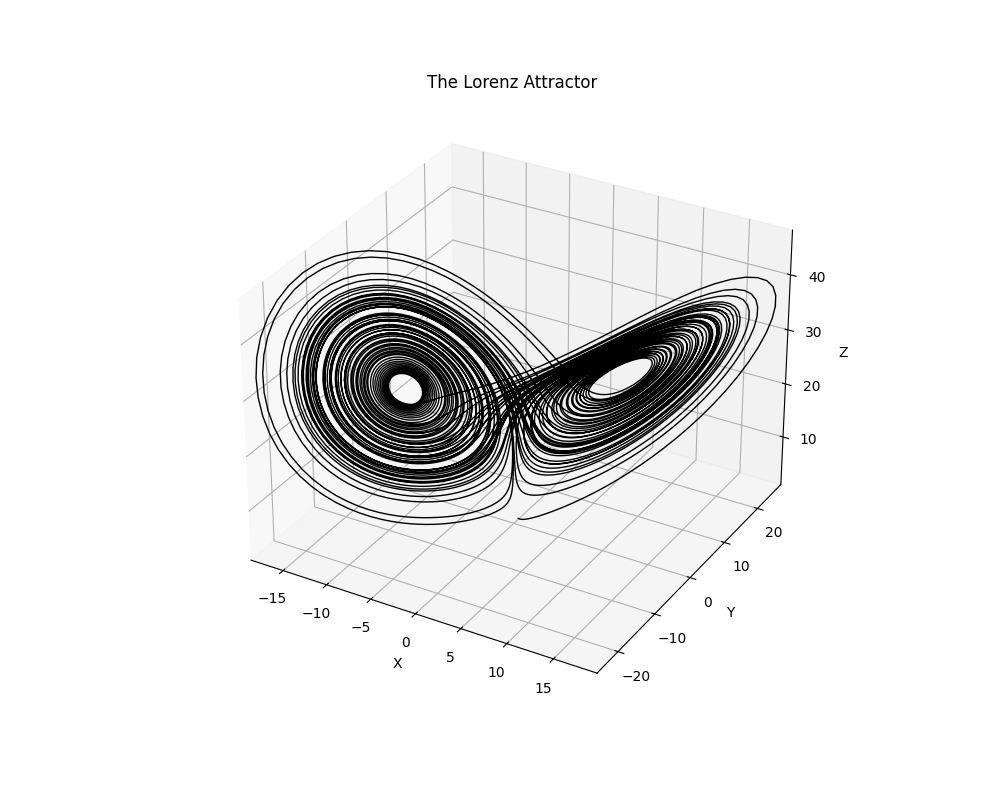

Write Python code to recreate this figure.
# Lorenz attractor

import numpy as np
from scipy import integrate
import matplotlib.pyplot as plt
from mpl_toolkits.mplot3d import Axes3D
from matplotlib.animation import FuncAnimation

"""
Lorenz system differential equations.
t (float): required by solve_ivp
coords: contains the current [x,y,z] coordinates (can be list or array)
sigma (float): The Prandtl number.
rho (float): The Rayleigh number.
beta (float): The geometric factor.
"""

def diff_lorenz(t,coords,sigma,rho,beta):
	x,y,z = coords
	dxdt = sigma*(y-x)
	dydt = x*(rho-z)-y
	dzdt = x*y-beta*z
	return [dxdt,dydt,dzdt]

# define the parameters
sigma = 10.0
rho = 28.0
beta = 8/3.0

# initial conditions
"""
a small change in the initial conditions will
lead to different result.
"""
initial_conditions = [0.0,1.2,1.05]

# time span
t_span = (0,80)

# time points where to evaluate the solution
t_eval = np.linspace(t_span[0], t_span[1], 10000)

# solving the equation using Explicit Runge-Kutta of order 5(4)
print(f"Solving Lorenz system with initial conditions: {initial_conditions} and parameters: sigma={sigma}, rho={rho}, beta={beta}")
solution = integrate.solve_ivp(
	fun=diff_lorenz,
	t_span=t_span,
	y0=initial_conditions,
	method="RK45",
	args=(sigma,rho,beta),
	t_eval=t_eval)

if solution.success:
	x_coords, y_coords, z_coords = solution.y

	print(solution)

	fig = plt.figure(figsize=(10,8))
	ax = plt.axes(projection="3d") # add 3D subplot to the figure

	ax.set_xlim(np.min(x_coords), np.max(x_coords))
	ax.set_ylim(np.min(y_coords), np.max(y_coords))
	ax.set_zlim(np.min(z_coords), np.max(z_coords))
	ax.set_title("Lorenz Attractor Animation")

	# plot the trajectory
	ax.plot3D(x_coords, y_coords, z_coords, lw=1, color="black",alpha=1)
	ax.set_xlabel("X")
	ax.set_ylabel("Y")
	ax.set_zlabel("Z")
	ax.set_title("The Lorenz Attractor")
	ax.grid(True)
	plt.savefig("Lorenz Attractor.pdf"); plt.savefig("Lorenz Attractor.png")
	plt.show()

else:
	print(f"\nSolver failed: {solution.message}")
